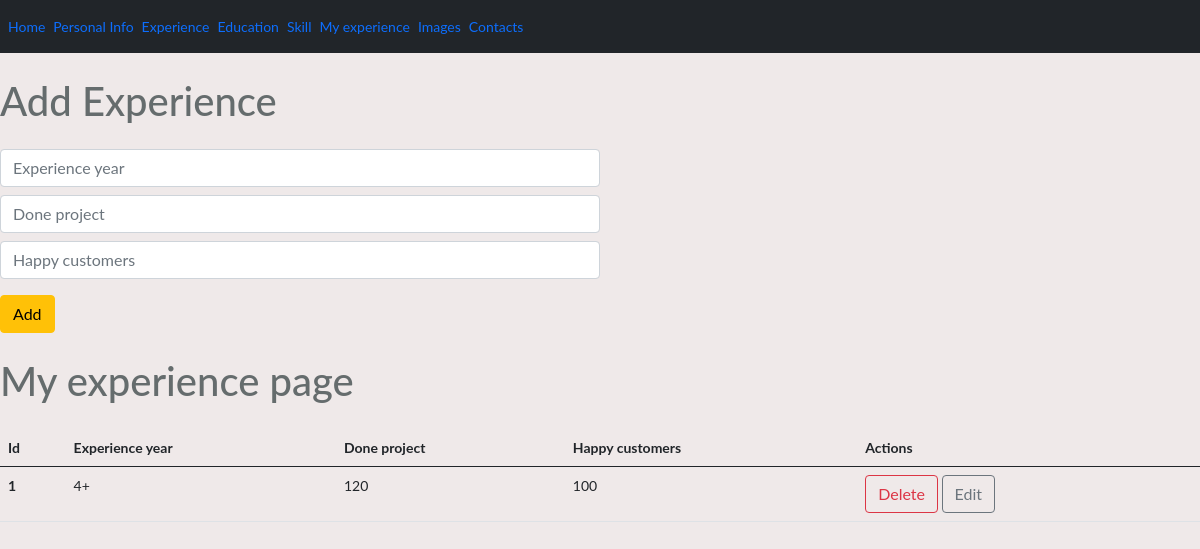
Page /admin/myexperience on the earlier database version.
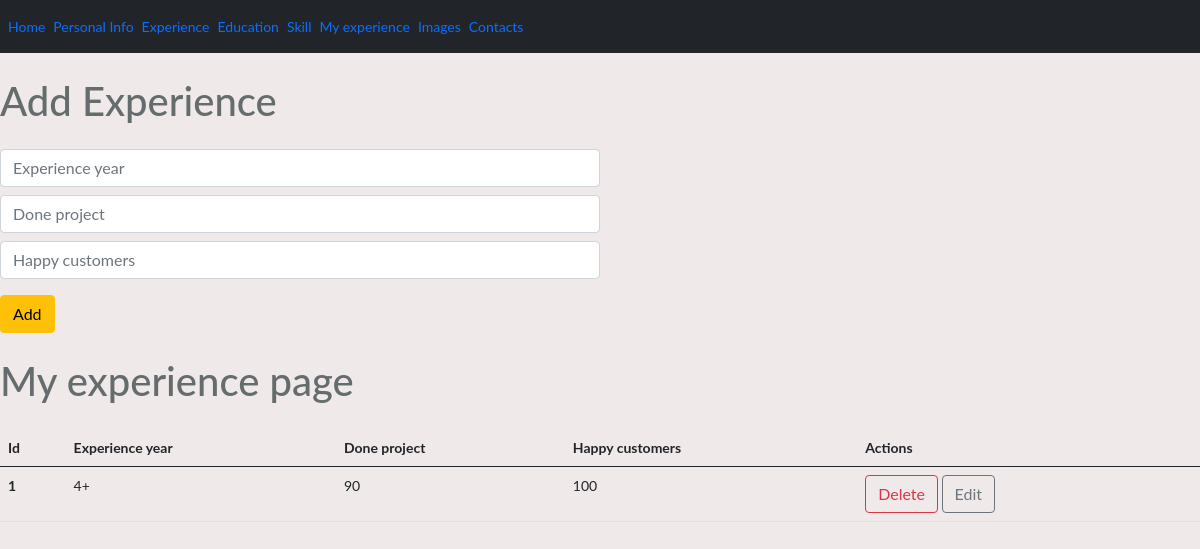
Same page on the later database version.
### models.py (models this page shows)
class Myexperience(db.Model):
    id=db.Column(db.Integer,primary_key=True)
    experience_year=db.Column(db.String(50))
    doneproject=db.Column(db.String(50))
    happycustomers=db.Column(db.String(50))

### controllers/admin/myexperience.py (the view, shortened to what this page needs)
@app.route('/admin/myexperience',methods=['GET','POST'])
def admin_myexperience_index():
    from run import db
    from models import Myexperience
    myexperiences=Myexperience.query.all()
    return render_template('admin/myexperience.html', myexperiences=myexperiences)

### templates/admin/myexperience.html
{% extends "admin/base.html" %} {% block content %}
<h1 class="adminpage ml-4 mt-4">Add Experience</h1>
<form action="/admin/myexperience" method="POST" class="w-50 ml-4 mt-4">
  <input
    type="text"
    name="experience_year"
    class="form-control my-2"
    placeholder="Experience year"
  />
  <input
    type="text"
    name="doneproject"
    class="form-control my-2"
    placeholder="Done project"
  />
  <input
    type="text"
    name="happycustomers"
    class="form-control my-2"
    placeholder="Happy customers"
  />
  <input type="submit" class="btn btn-warning my-2" value="Add" />
</form>
<h1 class="adminpage ml-4 mt-3">My experience page</h1>
<table class="table table-hover mt-4 ml-4">
  <thead>
    <tr>
      <th scope="col">Id</th>
      <th scope="col">Experience year</th>
      <th scope="col">Done project</th>
      <th scope="col">Happy customers</th>
      <th scope="col">Actions</th>
    </tr>
  </thead>
  <tbody>
    {% for myexperience in myexperiences %}
    <tr>
      <th scope="row">{{myexperience.id}}</th>
      <td>{{myexperience.experience_year}}</td>
      <td>{{myexperience.doneproject}}</td>
      <td>{{myexperience.happycustomers}}</td>
      <td>
        <a
          href="/deletemyexp/{{myexperience.id}}"
          class="btn btn-outline-danger"
          >Delete</a
        >
        <a
          href="/updatemyexp/{{myexperience.id}}"
          class="btn btn-outline-secondary"
          >Edit</a
        >
      </td>
    </tr>
    {% endfor %}
  </tbody>
</table>
{% endblock %}

Differences in the rows shown:
changed Myexperience id 1: doneproject "120" → "90"
